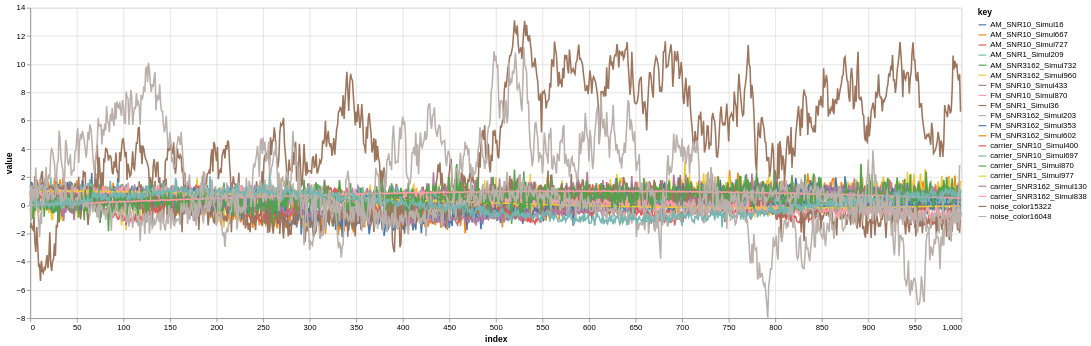

This figure's notebook cell:
### Markdown cell above
The *first* `n_samples` from `n_signals` randomly selected signals are plotted

### Code cell
trapallada.plot.signals_dataset(ds, n_signals=20, n_samples=1_000)

### Figure 1 — Vega-Lite specification as saved in the notebook (floating-point values rounded to 4 significant figures; data arrays with more than 128 entries replaced by an {"elided": "..."} marker saying what was removed)
{"config": {"view": {"continuousWidth": 300, "continuousHeight": 300}}, "data": {"name": "data-fe1d6ed75e190322278671e1e26f62f8"}, "mark": {"type": "line"}, "encoding": {"color": {"field": "key", "type": "nominal"}, "x": {"field": "index", "type": "quantitative"}, "y": {"field": "value", "type": "quantitative"}}, "height": 400, "transform": [{"fold": ["FM_SNR3162_Simul602", "AM_SNR10_Simul667", "AM_SNR10_Simul727", "carrier_SNR1_Simul977", "noise_color15322", "carrier_SNR3162_Simul130", "FM_SNR3162_Simul353", "carrier_SNR10_Simul400", "AM_SNR3162_Simul732", "AM_SNR1_Simul209", "FM_SNR10_Simul433", "AM_SNR10_Simul16", "FM_SNR1_Simul36", "FM_SNR10_Simul870", "AM_SNR3162_Simul960", "carrier_SNR1_Simul870", "carrier_SNR3162_Simul838", "FM_SNR3162_Simul203", "carrier_SNR10_Simul697", "noise_color16048"]}], "width": 1200, "$schema": "https://vega.github.io/schema/vega-lite/v5.8.0.json", "datasets": {"data-fe1d6ed75e190322278671e1e26f62f8": {"elided": "1000 records"}}}
